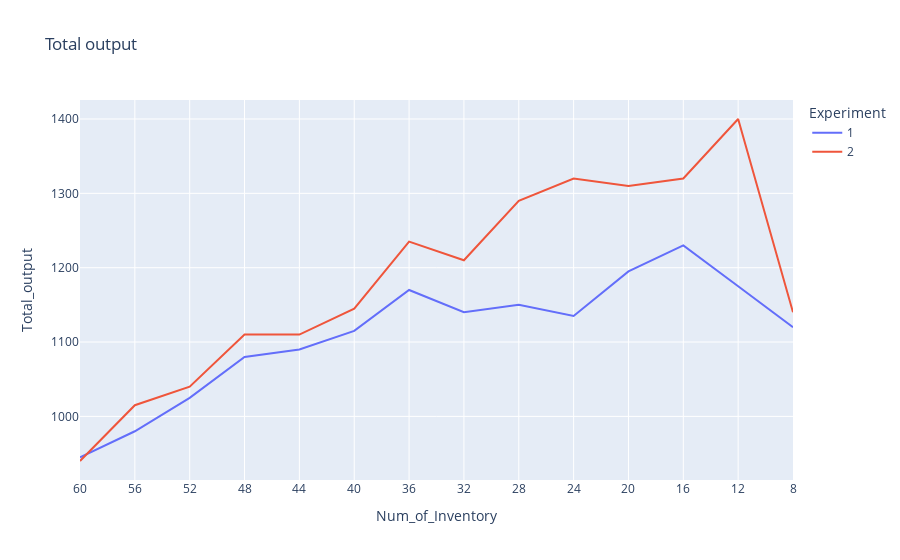

Notebook cell for this chart:
### Markdown cell above
### 실험 1, 2 : 모든 에이전트의 총 생산량

### Code cell
df_temp = df_all[df_all['Experiment'].isin([1,2])]

fig = px.line(df_temp, x = "Num_of_Inventory", y = "Total_output", title = "Total output", color = "Experiment")
fig.show()

### Figure 1 — Plotly figure (JSON) as saved in the notebook; plotly's stock layout.template omitted (floating-point values rounded to 4 significant figures)
{"data": [{"hovertemplate": "Experiment=1<br>Num_of_Inventory=%{x}<br>Total_output=%{y}<extra></extra>", "legendgroup": "1", "line": {"color": "#636efa", "dash": "solid"}, "marker": {"symbol": "circle"}, "mode": "lines", "name": "1", "orientation": "v", "showlegend": true, "type": "scatter", "x": ["60", "56", "52", "48", "44", "40", "36", "32", "28", "24", "20", "16", "12", "8"], "xaxis": "x", "y": [945, 980, 1025, 1080, 1090, 1115, 1170, 1140, 1150, 1135, 1195, 1230, 1175, 1120], "yaxis": "y"}, {"hovertemplate": "Experiment=2<br>Num_of_Inventory=%{x}<br>Total_output=%{y}<extra></extra>", "legendgroup": "2", "line": {"color": "#EF553B", "dash": "solid"}, "marker": {"symbol": "circle"}, "mode": "lines", "name": "2", "orientation": "v", "showlegend": true, "type": "scatter", "x": ["60", "56", "52", "48", "44", "40", "36", "32", "28", "24", "20", "16", "12", "8"], "xaxis": "x", "y": [940, 1015, 1040, 1110, 1110, 1145, 1235, 1210, 1290, 1320, 1310, 1320, 1400, 1140], "yaxis": "y"}], "layout": {"legend": {"title": {"text": "Experiment"}, "tracegroupgap": 0}, "title": {"text": "Total output"}, "xaxis": {"anchor": "y", "domain": [0, 1], "title": {"text": "Num_of_Inventory"}}, "yaxis": {"anchor": "x", "domain": [0, 1], "title": {"text": "Total_output"}}}}
